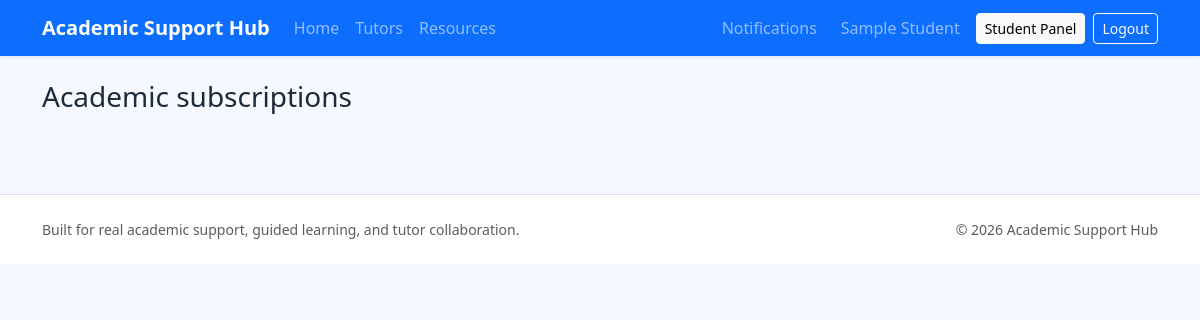
The app's page /student/subscriptions.php (signed in), older data.
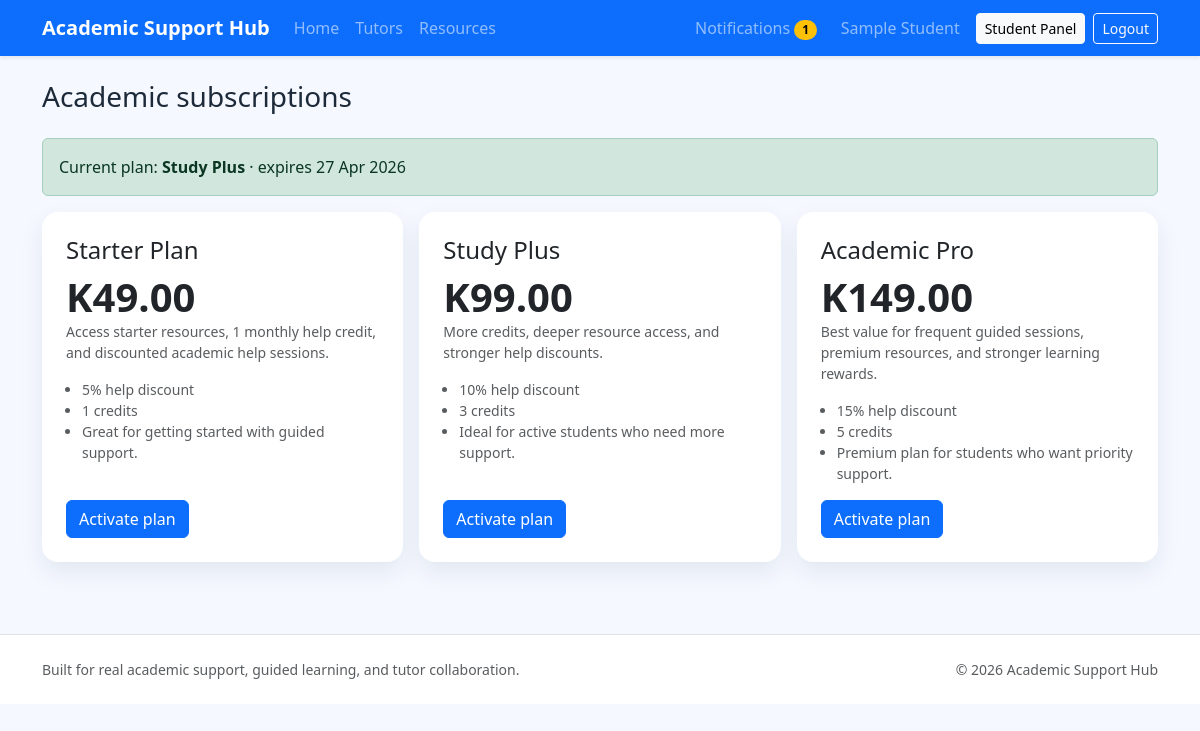
The same page, newer data.
### tables this page shows
CREATE TABLE user_subscriptions (
    id INT UNSIGNED AUTO_INCREMENT PRIMARY KEY,
    user_id INT UNSIGNED NOT NULL,
    plan_id INT UNSIGNED NOT NULL,
    starts_at DATETIME NOT NULL,
    ends_at DATETIME NOT NULL,
    status ENUM('active','expired','cancelled') NOT NULL DEFAULT 'active',
    created_at TIMESTAMP NOT NULL DEFAULT CURRENT_TIMESTAMP,
    CONSTRAINT fk_user_subscriptions_user FOREIGN KEY (user_id) REFERENCES users(id) ON DELETE CASCADE,
    CONSTRAINT fk_user_subscriptions_plan FOREIGN KEY (plan_id) REFERENCES subscription_plans(id) ON DELETE CASCADE
);

CREATE TABLE subscription_plans (
    id INT UNSIGNED AUTO_INCREMENT PRIMARY KEY,
    name VARCHAR(100) NOT NULL,
    monthly_price DECIMAL(10,2) NOT NULL,
    help_discount_percent DECIMAL(5,2) NOT NULL DEFAULT 0,
    monthly_help_credits INT UNSIGNED NOT NULL DEFAULT 0,
    feature_summary VARCHAR(255) NOT NULL,
    description TEXT NOT NULL
);

### includes/functions.php (called while the page is built, shortened)
<?php
function app_url(string $path = ''): string
{
    $path = ltrim($path, '/');
    return BASE_URL . ($path !== '' ? '/' . $path : '');
}
function e(mixed $value): string
{
    return htmlspecialchars((string) $value, ENT_QUOTES, 'UTF-8');
}
function current_user(): ?array
{
    return $_SESSION['user'] ?? null;
}
function refresh_current_user(): void
{
    global $pdo;
    $stmt = $pdo->prepare('SELECT * FROM users WHERE id = :id LIMIT 1');
    $stmt->execute(['id' => (int) $_SESSION['user']['id']]);
}
function money(float|string|int $amount): string
{
    return 'K' . number_format((float) $amount, 2);
}
function current_subscription(int $userId): ?array
{
    global $pdo;
    $stmt = $pdo->prepare("
        SELECT us.*, sp.name AS plan_name, sp.monthly_price, sp.help_discount_percent, sp.monthly_help_credits
        FROM user_subscriptions us
        INNER JOIN subscription_plans sp ON sp.id = us.plan_id
        WHERE us.user_id = :user_id AND us.status = 'active' AND us.ends_at >= NOW()
        ORDER BY us.ends_at DESC
        LIMIT 1
    ");
    $stmt->execute(['user_id' => $userId]);
    return $stmt->fetch() ?: null;
}
function unread_notification_count(int $userId): int
{
    global $pdo;
    $stmt = $pdo->prepare("SELECT COUNT(*) FROM notifications WHERE user_id = :user_id AND is_read = 0");
    $stmt->execute(['user_id' => $userId]);
    return (int) $stmt->fetchColumn();
}

### includes/bootstrap.php (called while the page is built, shortened)
<?php
require_once __DIR__ . '/../config/config.php';
require_once __DIR__ . '/functions.php';
refresh_current_user();

### student/subscriptions.php (the view, shortened to what the changed rows need)
<?php
require_once __DIR__ . '/../includes/bootstrap.php';
$user = current_user();
$plans = $pdo->query('SELECT * FROM subscription_plans ORDER BY monthly_price ASC')->fetchAll();
$current = current_subscription((int) $user['id']);
include __DIR__ . '/../includes/header.php';
?>
<h1 class="h3 mb-4">Academic subscriptions</h1>
<?php if ($current): ?>
    <div class="alert alert-success">Current plan: <strong><?= e($current['plan_name']) ?></strong> · expires <?= e(date('d M Y', strtotime($current['ends_at']))) ?></div>
<?php endif; ?>
<div class="row g-3">
    <?php foreach ($plans as $plan): ?>
        <div class="col-md-4">
            <div class="card card-soft p-4 h-100">
                <h2 class="h4"><?= e($plan['name']) ?></h2>
                <div class="display-6 fw-bold"><?= money($plan['monthly_price']) ?></div>
                <div class="small text-muted mb-3"><?= e($plan['description']) ?></div>
                <ul class="small text-muted ps-3">
                    <li><?= (int) $plan['help_discount_percent'] ?>% help discount</li>
                    <li><?= (int) $plan['monthly_help_credits'] ?> credits</li>
                    <li><?= e($plan['feature_summary']) ?></li>
                </ul>
                <form method="post" class="mt-auto">
                    <button class="btn btn-primary">Activate plan</button>
                </form>
            </div>
        </div>
    <?php endforeach; ?>
</div>
<?php include __DIR__ . '/../includes/footer.php'; ?>

### includes/header.php (shortened to what the changed rows need)
<?php
$user = current_user();
$unreadCount = $user ? unread_notification_count((int) $user['id']) : 0;
?>
<!doctype html>
<html lang="en">
<head>
    <link href="https://cdn.jsdelivr.net/npm/bootstrap@5.3.7/dist/css/bootstrap.min.css" rel="stylesheet">
    <link href="<?= app_url('assets/css/style.css') ?>" rel="stylesheet">
</head>
<body>
<nav class="navbar navbar-expand-lg navbar-dark bg-primary shadow-sm sticky-top">
    <div class="container">
        <div class="collapse navbar-collapse" id="appNav">
            <ul class="navbar-nav align-items-lg-center gap-lg-2">
                <?php if ($user): ?>
                    <li class="nav-item dropdown">
                        <a class="nav-link position-relative" href="#" data-bs-toggle="dropdown">Notifications
                            <?php if ($unreadCount > 0): ?>
                                <span class="badge rounded-pill text-bg-warning"><?= (int) $unreadCount ?></span>
                            <?php endif; ?>
                        </a>
                    </li>
                <?php else: ?>
                    <li class="nav-item"><a class="btn btn-outline-light btn-sm" href="<?= app_url('login.php') ?>">Login</a></li>
                    <li class="nav-item"><a class="btn btn-warning btn-sm" href="<?= app_url('register.php') ?>">Create Account</a></li>
                <?php endif; ?>
            </ul>
        </div>
    </div>
</nav>
<main class="py-4">
    <div class="container">

Row changes from the older to the newer data that the page shows:
added user_subscriptions: plan.name "Study Plus", ends_at "27 Apr 2026"
added subscription_plans: name "Starter Plan", monthly_price "K49.00", description "Access starter resources, 1 monthly help credit, and discounted academic help sessions.", help_discount_percent "5", monthly_help_credits "1", feature_summary "Great for getting started with guided support."
added subscription_plans: name "Study Plus", monthly_price "K99.00", description "More credits, deeper resource access, and stronger help discounts.", help_discount_percent "10", monthly_help_credits "3", feature_summary "Ideal for active students who need more support."
added subscription_plans: name "Academic Pro", monthly_price "K149.00", description "Best value for frequent guided sessions, premium resources, and stronger learning rewards.", help_discount_percent "15", monthly_help_credits "5", feature_summary "Premium plan for students who want priority support."
Text that changed along with them:
$unreadCount: (not shown) → "1"
text now shown: "Current plan: · expires"
